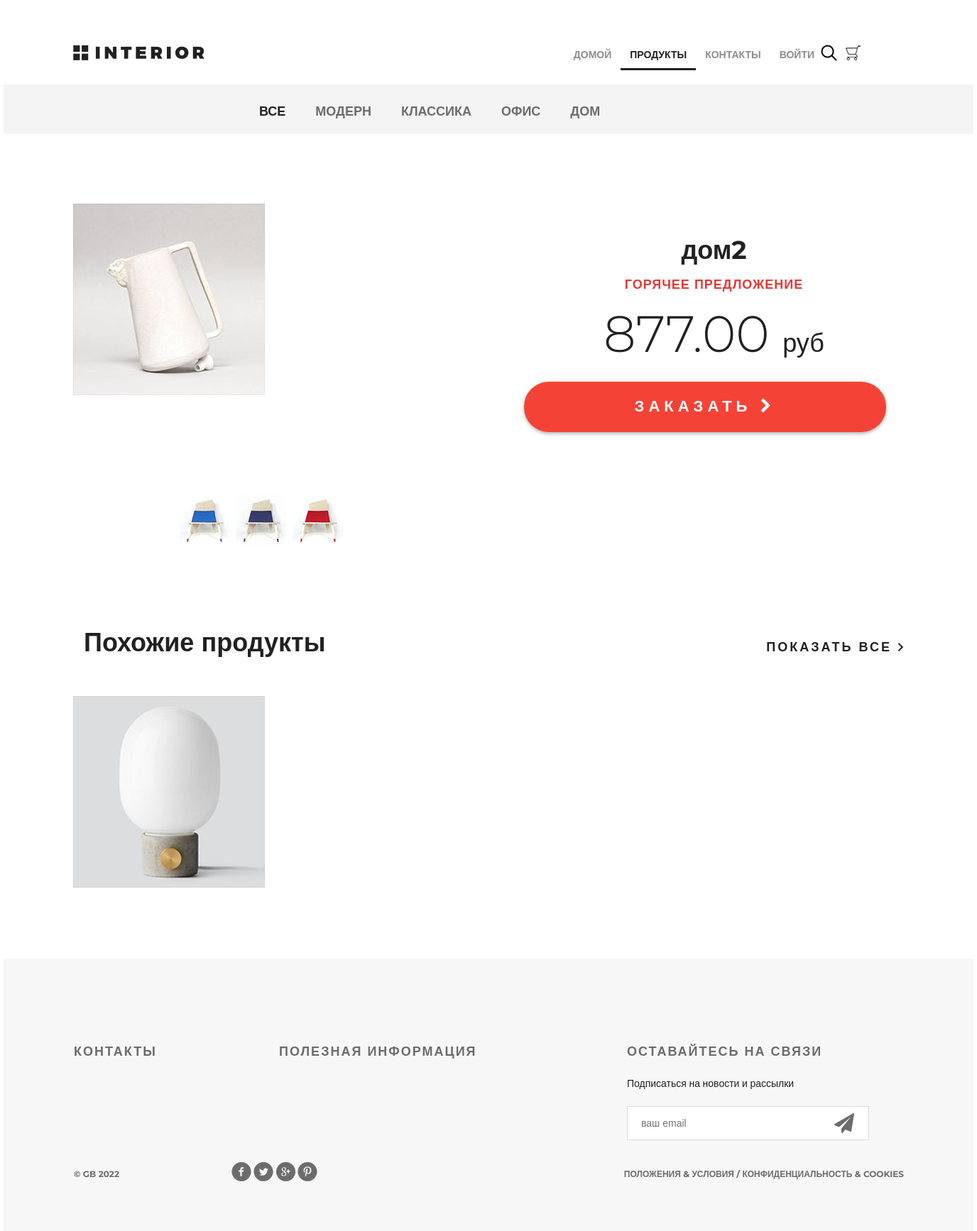
Screenshot of /products/ with the database file from the repository.
### mainapp/models.py (models this page shows, shortened)
class ProductCategory(models.Model):
    name = models.CharField(max_length=255, unique=True, verbose_name='название')
    description = models.TextField(verbose_name='описание')
    is_active = models.BooleanField(default=True)
    class Meta:
        verbose_name = 'категория'
        verbose_name_plural = 'категории'
        ordering = ['-id',]

class Product(models.Model):
    category = models.ForeignKey(ProductCategory, on_delete=models.CASCADE, verbose_name='категория')
    name = models.CharField(max_length=128, verbose_name='название')
    image = models.ImageField(upload_to='products', blank=True, verbose_name='картинка')
    short_desc = models.CharField(max_length=255, verbose_name='краткое описание')
    description = models.TextField(verbose_name='описание')
    price = models.DecimalField(decimal_places=2, max_digits=10, default=0, verbose_name='цена')
    quantity = models.PositiveSmallIntegerField(default=0, verbose_name='количество')
    is_active = models.BooleanField(default=True)
    class Meta:
        verbose_name = 'продукт'
        verbose_name_plural = 'продукты'

### mainapp/views.py (the view)
# urls.py: path('products/', views.products, name='products'),
def products(request):
    links_menu = get_links_menu()
    hot_product = get_hot_product()
    same_products = get_same_product(hot_product)
    context = {
        'title': 'Продукты',
        'links_menu': links_menu,
        'hot_product': hot_product,
        'same_products': same_products,
    }
    return render(request=request, template_name='mainapp/products.html', context=context)

### mainapp/context_processors.py (called while the page is built)
def basket(request):
    basket_items = []
    if request.user.is_authenticated:
        basket_items = Basket.objects.filter(user=request.user)
    return {
        'basket': basket_items,
    }

### mainapp/views.py (called while the page is built)
def get_links_menu():
    if settings.LOW_CACHE:
        key = 'categories'
        links_menu = cache.get(key)
        if links_menu is None:
            links_menu = ProductCategory.objects.filter(is_active=True)
            cache.set(key, links_menu)
    return ProductCategory.objects.filter(is_active=True)

def get_hot_product():
    try:
        return random.sample(list(Product.objects.all()), 1)[0]
    except:
        return None

def get_same_product(hot_product):
    return Product.objects.filter(category=hot_product.category).exclude(pk=hot_product.pk).select_related()[:3]

### mainapp/templates/mainapp/products.html (shortened to what this page needs)
{% extends 'mainapp/base.html' %}
{% load static %}
{% block menu %}
		<div class="hero-white">
			<div class="header clearfix">
					{% include 'mainapp/includes/inc_main_menu.html' %}
			</div>
		</div>
{% endblock %}
{% block content %}
		<div class="details">
			<div class="links clearfix">
				{% include 'mainapp/includes/inc_categories_menu.html' %}
			</div>
			{% if hot_product is not None %}
			<div class="details-products flex">
				<div class="details-slider">
					<div class="slider-product">
						<img src="/media/{{ hot_product.image }}">
					</div>
					<div class="slider-control">
						<div class="block">
							<a href="#"><img src="{% static '/img/controll.jpg' %}" alt="">
							</a>
						</div>
						<div class="block">
							<a href="#"><img src="{% static '/img/controll1.jpg' %}" alt="">
							</a>
						</div>
						<div class="block">
							<a href="#"><img src="{% static '/img/controll2.jpg' %}" alt="">
							</a>
						</div>
					</div>
				</div>
				<div class="description">
					<h3 class="big-bold">{{ hot_product.name }}</h3>
					<h3 class="red">горячее предложение</h3>
					<p class="price"> {{ hot_product.price|floatformat:2 }} <span>руб</span></p>
					<a href="{% url 'basketapp:add' hot_product.pk %}" class="red-button">
						заказать <i class="fa fa-chevron-right" aria-hidden="true"></i>
					</a>
				</div>
			</div>
			{% endif %}
			<div class="related">
				<div class="title clearfix">
					<h2>Похожие продукты</h2>
					<a class="explore" href="#">показать все <img src="{% static '/img/arrow.png' %}" alt=""></a>
				</div>
				<div class="related-products clearfix">
					{% for product in same_products %}
					<div class="block">
						<a href="{% url 'mainapp:product' product.pk %}"><img src="/media/{{ product.image }}" alt="">
						</a>
					</div>
					{% endfor %}
				</div>
			</div>
		</div>
{% endblock %}

### mainapp/templates/mainapp/includes/inc_categories_menu.html
<ul class="links-menu">
    <li><a href="{% url 'mainapp:category' 0  %}"{% if request.resolver_match.url_name == 'products' %} class="active" {% endif %}>Все</a></li>
    {% for item in links_menu %}
    <li>
        <a href="{% url 'mainapp:category' item.pk %}" {% if request.resolver_match.kwargs.pk == item.pk %} class="active" {% endif %}>
        {{item.name}}</a>
    </li>
    {% endfor %}
</ul>

### static/mainapp/css/style.css (style rules this page uses)
* { margin: 0; padding: 0; }
body { font-family: 'Montserrat', sans-serif; }
html, body { height: 100%; }
.slider-control .block a img { width: 70px; }
.clearfix:after { content: ""; display: block; clear: both; }
.explore { text-transform: uppercase; color: #212121; font-size: 18px; font-weight: 700; line-height: 24px; text-align: center; float: right; margin-top: 138px; letter-spacing: 3px; text-decoration: none; }
.big-bold { color: #212121; font-size: 36px; font-weight: 700; text-align: left; margin-bottom: 24px; line-height: 36px; }
.title { height: 152px; margin-right: 15px; }
.title h2 { float: left; margin-top: 118px; color: #212121; font-size: 36px; font-weight: 700; text-align: left; margin-left: 15px; }
.red { text-transform: uppercase; color: #e53935; font-size: 18px; font-weight: 700; text-align: left; letter-spacing: 1px; line-height: 17px; margin-bottom: 22px; }
.hero-white { background-color: #fff; height: 119px; padding-left: 98px; padding-right: 211px; position: relative; }
.links { height: 70px; background-color: #f4f4f4; position: relative; padding-left: 360px; }
.links-menu { margin: 27px auto 0px; position: absolute; }
.links-menu li { float: left; list-style-type: none; padding-right: 42px; }
.links-menu li a { text-decoration: none; color: #6c6c6c; font-size: 18px; font-weight: 700; text-transform: uppercase; }
.links-menu .active { color: #212121; font-size: 18px; font-weight: 700; }
.details-products { padding-left: 98px; padding-right: 98px; margin-top: 98px; height: 551px; }
.details-slider { width: 570px; float: left; margin-right: 30px; }
.slider-product { width: 570px; height: 400px; }
.slider-control { width: 420px; height: 70px; margin: 11px auto 0px; padding-left: 150px }
.slider-control .block { height: 70px; width: 70px; position: relative; float: left; margin-right: 10px; }
.description { width: 535px; float: right; padding-left: 35px }
.description .big-bold { color: #212121; font-size: 36px; font-weight: 700; text-align: center; margin-top: 47px; margin-bottom: 0px; }
.description .red { text-transform: uppercase; color: #e53935; font-size: 18px; font-weight: 700; text-align: center; letter-spacing: 1px; line-height: 17px; margin-top: 23px; margin-bottom: 36px; }
.description .price { color: #212121; font-size: 72px; font-weight: 300; line-height: 48px; text-align: center; }
.description .price span { color: #212121; font-size: 36px; font-weight: 300; line-height: 48px; text-align: center; }
.red-button { display: block; height: 71px; width: 510px; border-radius: 35px; background-color: #f44336; text-align: center; text-transform: uppercase; text-decoration: none; color: #ffffff; font-size: 22px; font-weight: 700; line-height: 24px; box-shadow: 0px 2px 4.85px 0.15px rgba(33, 33, 33, 0.35); line-height: 70px; letter-spacing: 6px; margin-top: 31px; }
.related { padding: 0px 98px; }
.related .title { height: 143px; margin-right: 0; }
.related .title h2 { margin-top: 45px; }
.related .title .explore { margin-top: 62px; }
.related-products { margin-bottom: 120px; }
.related-products .block a img { float: left; }
.related-products .block { float: left; margin-right: 30px; display: block; height: 370px; width: 370px; position: relative; }
.flex { display:flex; }

### rows the page displays
ProductCategory: name "МОДЕРН"
ProductCategory: name "КЛАССИКА"
ProductCategory: name "ОФИС"
ProductCategory: name "ДОМ"
Product: image (picture), name "дом2", price "877.00"
Product: image (picture)
